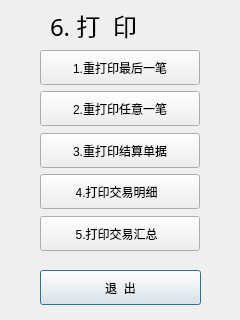
<?xml version="1.0" encoding="UTF-8"?>
<ui version="4.0">
 <class>mainkey6</class>
 <widget class="QDialog" name="mainkey6">
  <property name="geometry">
   <rect>
    <x>0</x>
    <y>0</y>
    <width>240</width>
    <height>320</height>
   </rect>
  </property>
  <property name="windowTitle">
   <string>Dialog</string>
  </property>
  <widget class="QLabel" name="label">
   <property name="geometry">
    <rect>
     <x>50</x>
     <y>10</y>
     <width>141</width>
     <height>31</height>
    </rect>
   </property>
   <property name="font">
    <font>
     <family>AR PL UKai CN</family>
     <pointsize>18</pointsize>
    </font>
   </property>
   <property name="text">
    <string>6. 打  印</string>
   </property>
  </widget>
  <widget class="QPushButton" name="pushButton_6">
   <property name="geometry">
    <rect>
     <x>40</x>
     <y>270</y>
     <width>161</width>
     <height>35</height>
    </rect>
   </property>
   <property name="text">
    <string>退  出</string>
   </property>
  </widget>
  <widget class="QPushButton" name="pushButton_1">
   <property name="geometry">
    <rect>
     <x>40</x>
     <y>50</y>
     <width>160</width>
     <height>35</height>
    </rect>
   </property>
   <property name="text">
    <string>1.重打印最后一笔</string>
   </property>
  </widget>
  <widget class="QPushButton" name="pushButton_3">
   <property name="geometry">
    <rect>
     <x>40</x>
     <y>133</y>
     <width>160</width>
     <height>35</height>
    </rect>
   </property>
   <property name="text">
    <string>3.重打印结算单据</string>
   </property>
  </widget>
  <widget class="QPushButton" name="pushButton_2">
   <property name="geometry">
    <rect>
     <x>40</x>
     <y>91</y>
     <width>160</width>
     <height>35</height>
    </rect>
   </property>
   <property name="text">
    <string>2.重打印任意一笔</string>
   </property>
  </widget>
  <widget class="QPushButton" name="pushButton_4">
   <property name="geometry">
    <rect>
     <x>40</x>
     <y>174</y>
     <width>160</width>
     <height>35</height>
    </rect>
   </property>
   <property name="text">
    <string>4.打印交易明细  </string>
   </property>
  </widget>
  <widget class="QPushButton" name="pushButton_5">
   <property name="geometry">
    <rect>
     <x>40</x>
     <y>216</y>
     <width>160</width>
     <height>35</height>
    </rect>
   </property>
   <property name="text">
    <string>5.打印交易汇总  </string>
   </property>
  </widget>
 </widget>
 <resources/>
 <connections/>
</ui>
